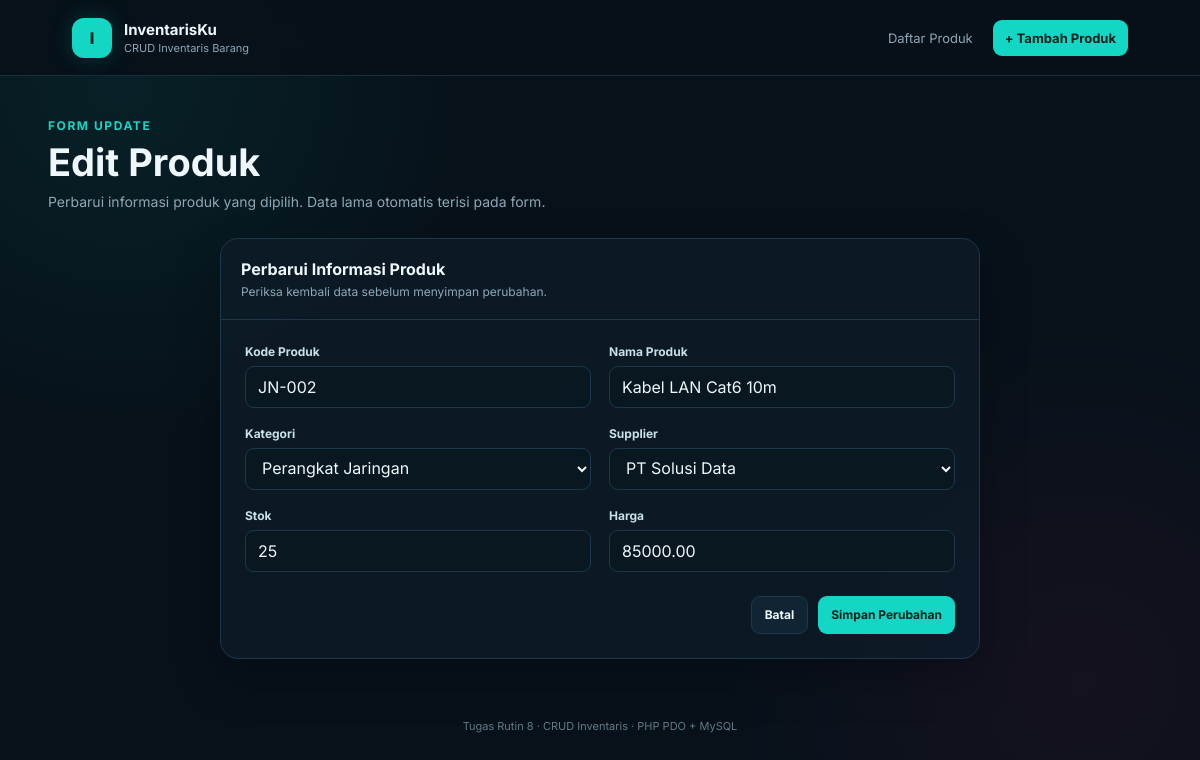
Screenshot of /edit.php?id=8 with the database file from the repository.
### tables this page shows
CREATE TABLE produk (
    id INT UNSIGNED AUTO_INCREMENT PRIMARY KEY,
    kode_produk VARCHAR(30) NOT NULL UNIQUE,
    nama_produk VARCHAR(100) NOT NULL,
    kategori_id INT UNSIGNED NOT NULL,
    supplier_id INT UNSIGNED NOT NULL,
    stok INT UNSIGNED NOT NULL DEFAULT 0,
    harga DECIMAL(14,2) UNSIGNED NOT NULL DEFAULT 0,
    created_at TIMESTAMP DEFAULT CURRENT_TIMESTAMP,
    updated_at TIMESTAMP DEFAULT CURRENT_TIMESTAMP ON UPDATE CURRENT_TIMESTAMP,

    CONSTRAINT fk_produk_kategori
        FOREIGN KEY (kategori_id)
        REFERENCES kategori(id)
        ON UPDATE CASCADE
        ON DELETE RESTRICT,

    CONSTRAINT fk_produk_supplier
        FOREIGN KEY (supplier_id)
        REFERENCES supplier(id)
        ON UPDATE CASCADE
        ON DELETE RESTRICT
);

CREATE TABLE kategori (
    id INT UNSIGNED AUTO_INCREMENT PRIMARY KEY,
    nama_kategori VARCHAR(60) NOT NULL UNIQUE,
    created_at TIMESTAMP DEFAULT CURRENT_TIMESTAMP
);

CREATE TABLE supplier (
    id INT UNSIGNED AUTO_INCREMENT PRIMARY KEY,
    nama_supplier VARCHAR(100) NOT NULL,
    email VARCHAR(100) NOT NULL UNIQUE,
    telepon VARCHAR(20) NOT NULL,
    created_at TIMESTAMP DEFAULT CURRENT_TIMESTAMP
);

### config/helpers.php (called while the page is built, shortened)
<?php
function e(?string $value): string
{
    return htmlspecialchars((string) $value, ENT_QUOTES, 'UTF-8');
}

### edit.php (the view, shortened to what this page needs)
<?php
require_once __DIR__ . '/config/helpers.php';
$pdo = Database::getInstance()->getConnection();
$id = filter_var($_GET['id'] ?? null, FILTER_VALIDATE_INT);
$stmt = $pdo->prepare(
    "SELECT id, kode_produk, nama_produk, kategori_id, supplier_id, stok, harga
     FROM produk
     WHERE id = :id"
);
$stmt->execute(['id' => $id]);
$product = $stmt->fetch();
$categories = $pdo->query("SELECT id, nama_kategori FROM kategori ORDER BY nama_kategori")->fetchAll();
$suppliers = $pdo->query("SELECT id, nama_supplier FROM supplier ORDER BY nama_supplier")->fetchAll();
require __DIR__ . '/partials/header.php';
?>
<section class="page-heading">
    <div>
        <div class="eyebrow">Form Update</div>
        <h1>Edit Produk</h1>
        <p>Perbarui informasi produk yang dipilih. Data lama otomatis terisi pada form.</p>
    </div>
</section>
<section class="card form-card">
    <div class="card-header">
        <h2>Perbarui Informasi Produk</h2>
        <p>Periksa kembali data sebelum menyimpan perubahan.</p>
    </div>
    <div class="form-body">
        <form method="post" action="edit.php?id=<?= (int) $id ?>">
            <div class="form-grid">
                <div class="form-group">
                    <label for="kode_produk">Kode Produk</label>
                    <input class="input" id="kode_produk" name="kode_produk" type="text" maxlength="30" required value="<?= e((string) $product['kode_produk']) ?>">
                </div>
                <div class="form-group">
                    <label for="nama_produk">Nama Produk</label>
                    <input class="input" id="nama_produk" name="nama_produk" type="text" maxlength="100" required value="<?= e((string) $product['nama_produk']) ?>">
                </div>
                <div class="form-group">
                    <label for="kategori_id">Kategori</label>
                    <select class="select" id="kategori_id" name="kategori_id" required>
                        <?php foreach ($categories as $category): ?>
                            <option value="<?= (int) $category['id'] ?>" <?= ((int) $product['kategori_id'] === (int) $category['id']) ? 'selected' : '' ?>>
                                <?= e($category['nama_kategori']) ?>
                            </option>
                        <?php endforeach; ?>
                    </select>
                </div>
                <div class="form-group">
                    <label for="supplier_id">Supplier</label>
                    <select class="select" id="supplier_id" name="supplier_id" required>
                        <?php foreach ($suppliers as $supplier): ?>
                            <option value="<?= (int) $supplier['id'] ?>" <?= ((int) $product['supplier_id'] === (int) $supplier['id']) ? 'selected' : '' ?>>
                                <?= e($supplier['nama_supplier']) ?>
                            </option>
                        <?php endforeach; ?>
                    </select>
                </div>
                <div class="form-group">
                    <label for="stok">Stok</label>
                    <input class="input" id="stok" name="stok" type="number" min="0" required value="<?= e((string) $product['stok']) ?>">
                </div>
                <div class="form-group">
                    <label for="harga">Harga</label>
                    <input class="input" id="harga" name="harga" type="number" min="0" step="0.01" required value="<?= e((string) $product['harga']) ?>">
                </div>
            </div>
            <div class="form-actions">
                <a href="index.php" class="btn btn-secondary">Batal</a>
                <button class="btn btn-primary" type="submit">Simpan Perubahan</button>
            </div>
        </form>
    </div>
</section>
<?php require __DIR__ . '/partials/footer.php'; ?>

### assets/css/style.css (style rules this page uses)
* { margin: 0; padding: 0; box-sizing: border-box; }
:root { --bg: #07111a; --surface: #0d1b27; --surface-2: #102433; --border: #1b394a; --text: #eef7fa; --muted: #8ea7b5; --primary: #13d7c4; --primary-dark: #0ca99b; --danger: #ff5d76; --warning: #f4c95d; --shadow: 0 18px 45px rgba(0, 0, 0, .25); }
body { font-family: 'Inter', Arial, sans-serif; background: radial-gradient(circle at 10% 10%, rgba(19, 215, 196, .08), transparent 28%), radial-gradient(circle at 90% 85%, rgba(255, 34, 119, .06), transparent 28%), var(--bg); color: var(--text); min-height: 100vh; }
a { color: inherit; text-decoration: none; }
button, input, select { font: inherit; }
.page-heading { display: flex; justify-content: space-between; align-items: end; gap: 20px; margin-bottom: 28px; }
.eyebrow { color: var(--primary); font-size: 12px; font-weight: 700; letter-spacing: .13em; text-transform: uppercase; margin-bottom: 8px; }
.page-heading h1 { font-size: clamp(25px, 4vw, 38px); line-height: 1.15; }
.page-heading p { color: var(--muted); margin-top: 8px; font-size: 14px; }
.card { background: rgba(13, 27, 39, .88); border: 1px solid var(--border); border-radius: 18px; box-shadow: var(--shadow); overflow: hidden; }
.card-header { padding: 20px; border-bottom: 1px solid var(--border); }
.card-header h2 { font-size: 16px; }
.card-header p { color: var(--muted); font-size: 12px; margin-top: 5px; }
.btn { display: inline-flex; justify-content: center; align-items: center; min-height: 38px; padding: 0 13px; border: 0; border-radius: 9px; cursor: pointer; font-size: 12px; font-weight: 700; transition: .2s ease; }
.btn-primary { background: var(--primary); color: #06201d; }
.btn-secondary { background: var(--surface-2); color: var(--text); border: 1px solid var(--border); }
.input, .select { width: 100%; min-height: 42px; padding: 0 12px; border-radius: 9px; border: 1px solid var(--border); outline: none; background: #091721; color: var(--text); }
.form-card { max-width: 760px; margin: 0 auto; }
.form-body { padding: 24px; }
.form-grid { display: grid; grid-template-columns: repeat(2, 1fr); gap: 18px; }
.form-group { display: flex; flex-direction: column; gap: 7px; }
.form-group label { color: #c9e0e7; font-size: 12px; font-weight: 700; }
.form-actions { display: flex; justify-content: flex-end; gap: 10px; margin-top: 24px; }

### rows the page displays
produk: kode_produk "JN-002", nama_produk "Kabel LAN Cat6 10m", kategori_id "Perangkat Jaringan", supplier_id "PT Solusi Data", stok "25", harga "85000.00"
